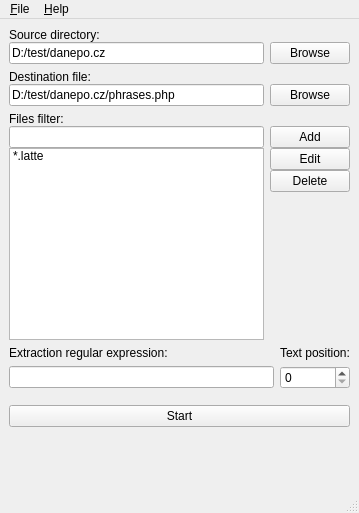
<?xml version="1.0" encoding="UTF-8"?>
<ui version="4.0">
 <class>MainWindow</class>
 <widget class="QMainWindow" name="MainWindow">
  <property name="geometry">
   <rect>
    <x>0</x>
    <y>0</y>
    <width>359</width>
    <height>513</height>
   </rect>
  </property>
  <property name="sizePolicy">
   <sizepolicy hsizetype="Expanding" vsizetype="MinimumExpanding">
    <horstretch>0</horstretch>
    <verstretch>0</verstretch>
   </sizepolicy>
  </property>
  <property name="windowTitle">
   <string>LatteGettextExtractor</string>
  </property>
  <widget class="QWidget" name="centralwidget">
   <property name="sizePolicy">
    <sizepolicy hsizetype="Expanding" vsizetype="Expanding">
     <horstretch>0</horstretch>
     <verstretch>0</verstretch>
    </sizepolicy>
   </property>
   <layout class="QVBoxLayout" name="verticalLayout">
    <property name="spacing">
     <number>6</number>
    </property>
    <item>
     <layout class="QGridLayout" name="sourceLayout">
      <property name="sizeConstraint">
       <enum>QLayout::SetDefaultConstraint</enum>
      </property>
      <property name="verticalSpacing">
       <number>0</number>
      </property>
      <item row="2" column="1">
       <widget class="QPushButton" name="sourceButton">
        <property name="text">
         <string>Browse</string>
        </property>
       </widget>
      </item>
      <item row="2" column="0">
       <widget class="QLineEdit" name="sourceInput">
        <property name="sizePolicy">
         <sizepolicy hsizetype="Expanding" vsizetype="Fixed">
          <horstretch>0</horstretch>
          <verstretch>0</verstretch>
         </sizepolicy>
        </property>
        <property name="baseSize">
         <size>
          <width>0</width>
          <height>0</height>
         </size>
        </property>
        <property name="text">
         <string>D:/test/danepo.cz</string>
        </property>
       </widget>
      </item>
      <item row="0" column="0" colspan="2">
       <widget class="QLabel" name="sourceLabel">
        <property name="sizePolicy">
         <sizepolicy hsizetype="Fixed" vsizetype="Fixed">
          <horstretch>0</horstretch>
          <verstretch>0</verstretch>
         </sizepolicy>
        </property>
        <property name="text">
         <string>Source directory:</string>
        </property>
       </widget>
      </item>
     </layout>
    </item>
    <item>
     <layout class="QGridLayout" name="destinationLayout">
      <property name="sizeConstraint">
       <enum>QLayout::SetDefaultConstraint</enum>
      </property>
      <property name="horizontalSpacing">
       <number>6</number>
      </property>
      <property name="verticalSpacing">
       <number>0</number>
      </property>
      <item row="2" column="1">
       <widget class="QPushButton" name="destinationButton">
        <property name="text">
         <string>Browse</string>
        </property>
       </widget>
      </item>
      <item row="2" column="0">
       <widget class="QLineEdit" name="destinationInput">
        <property name="sizePolicy">
         <sizepolicy hsizetype="Expanding" vsizetype="Fixed">
          <horstretch>0</horstretch>
          <verstretch>0</verstretch>
         </sizepolicy>
        </property>
        <property name="baseSize">
         <size>
          <width>0</width>
          <height>0</height>
         </size>
        </property>
        <property name="text">
         <string>D:/test/danepo.cz/phrases.php</string>
        </property>
       </widget>
      </item>
      <item row="0" column="0" colspan="2">
       <widget class="QLabel" name="destinationLabel">
        <property name="sizePolicy">
         <sizepolicy hsizetype="Fixed" vsizetype="Fixed">
          <horstretch>0</horstretch>
          <verstretch>0</verstretch>
         </sizepolicy>
        </property>
        <property name="text">
         <string>Destination file:</string>
        </property>
       </widget>
      </item>
     </layout>
    </item>
    <item>
     <layout class="QGridLayout" name="filesFilterLayout">
      <property name="verticalSpacing">
       <number>0</number>
      </property>
      <item row="2" column="0">
       <widget class="QListWidget" name="filesFiltersList">
        <item>
         <property name="text">
          <string>*.latte</string>
         </property>
         <property name="flags">
          <set>ItemIsSelectable|ItemIsEditable|ItemIsEnabled</set>
         </property>
        </item>
       </widget>
      </item>
      <item row="2" column="3">
       <layout class="QVBoxLayout" name="filesFiltersListLayout">
        <item>
         <widget class="QPushButton" name="filesFiltersEditButton">
          <property name="text">
           <string>Edit</string>
          </property>
         </widget>
        </item>
        <item>
         <widget class="QPushButton" name="filesFiltersDeleteButton">
          <property name="text">
           <string>Delete</string>
          </property>
         </widget>
        </item>
        <item>
         <spacer name="filesFiltersListButtonsSpacer">
          <property name="orientation">
           <enum>Qt::Vertical</enum>
          </property>
          <property name="sizeHint" stdset="0">
           <size>
            <width>20</width>
            <height>40</height>
           </size>
          </property>
         </spacer>
        </item>
       </layout>
      </item>
      <item row="0" column="0">
       <widget class="QLabel" name="filesFilterLabel">
        <property name="text">
         <string>Files filter:</string>
        </property>
       </widget>
      </item>
      <item row="1" column="0">
       <widget class="QLineEdit" name="filesFiltersInput">
        <property name="sizePolicy">
         <sizepolicy hsizetype="Expanding" vsizetype="Fixed">
          <horstretch>0</horstretch>
          <verstretch>0</verstretch>
         </sizepolicy>
        </property>
        <property name="styleSheet">
         <string notr="true"/>
        </property>
       </widget>
      </item>
      <item row="1" column="3">
       <widget class="QPushButton" name="filesFiltersAddButton">
        <property name="styleSheet">
         <string notr="true"/>
        </property>
        <property name="text">
         <string>Add</string>
        </property>
       </widget>
      </item>
     </layout>
    </item>
    <item>
     <layout class="QGridLayout" name="regexLayout">
      <item row="0" column="0">
       <widget class="QLabel" name="regexLabel">
        <property name="text">
         <string>Extraction regular expression:</string>
        </property>
       </widget>
      </item>
      <item row="1" column="0">
       <widget class="QLineEdit" name="regexInput"/>
      </item>
      <item row="1" column="1">
       <widget class="QSpinBox" name="regexNoSpinBox">
        <property name="value">
         <number>0</number>
        </property>
       </widget>
      </item>
      <item row="0" column="1">
       <widget class="QLabel" name="regexNoLabel">
        <property name="text">
         <string>Text position:</string>
        </property>
       </widget>
      </item>
     </layout>
    </item>
    <item>
     <spacer name="verticalSpacer_2">
      <property name="orientation">
       <enum>Qt::Vertical</enum>
      </property>
      <property name="sizeType">
       <enum>QSizePolicy::Fixed</enum>
      </property>
      <property name="sizeHint" stdset="0">
       <size>
        <width>20</width>
        <height>10</height>
       </size>
      </property>
     </spacer>
    </item>
    <item>
     <widget class="QPushButton" name="startButton">
      <property name="sizePolicy">
       <sizepolicy hsizetype="Minimum" vsizetype="Fixed">
        <horstretch>0</horstretch>
        <verstretch>0</verstretch>
       </sizepolicy>
      </property>
      <property name="text">
       <string>Start</string>
      </property>
     </widget>
    </item>
    <item>
     <spacer name="verticalSpacer">
      <property name="orientation">
       <enum>Qt::Vertical</enum>
      </property>
      <property name="sizeHint" stdset="0">
       <size>
        <width>20</width>
        <height>40</height>
       </size>
      </property>
     </spacer>
    </item>
   </layout>
  </widget>
  <widget class="QMenuBar" name="menubar">
   <property name="geometry">
    <rect>
     <x>0</x>
     <y>0</y>
     <width>359</width>
     <height>21</height>
    </rect>
   </property>
   <widget class="QMenu" name="menuFile">
    <property name="title">
     <string>&amp;File</string>
    </property>
    <addaction name="actionLoadSettings"/>
    <addaction name="actionRecentSettings"/>
    <addaction name="actionSaveSettings"/>
    <addaction name="separator"/>
    <addaction name="actionExit"/>
   </widget>
   <widget class="QMenu" name="menu_Help">
    <property name="title">
     <string>&amp;Help</string>
    </property>
    <addaction name="actionAbout"/>
   </widget>
   <addaction name="menuFile"/>
   <addaction name="menu_Help"/>
  </widget>
  <widget class="QStatusBar" name="statusbar"/>
  <action name="actionExit">
   <property name="text">
    <string>&amp;Exit</string>
   </property>
   <property name="shortcut">
    <string>Ctrl+Q</string>
   </property>
  </action>
  <action name="actionLoadSettings">
   <property name="text">
    <string>&amp;Load settings</string>
   </property>
   <property name="shortcut">
    <string>Ctrl+O</string>
   </property>
  </action>
  <action name="actionSaveSettings">
   <property name="text">
    <string>&amp;Save settings</string>
   </property>
   <property name="iconText">
    <string>Save settings</string>
   </property>
   <property name="whatsThis">
    <string/>
   </property>
   <property name="shortcut">
    <string>Ctrl+S</string>
   </property>
   <property name="shortcutContext">
    <enum>Qt::ApplicationShortcut</enum>
   </property>
   <property name="menuRole">
    <enum>QAction::TextHeuristicRole</enum>
   </property>
  </action>
  <action name="actionRecentSettings">
   <property name="text">
    <string>&amp;Recent settings</string>
   </property>
  </action>
  <action name="actionAbout">
   <property name="text">
    <string>&amp;About</string>
   </property>
   <property name="toolTip">
    <string>About</string>
   </property>
  </action>
 </widget>
 <resources/>
 <connections/>
</ui>
